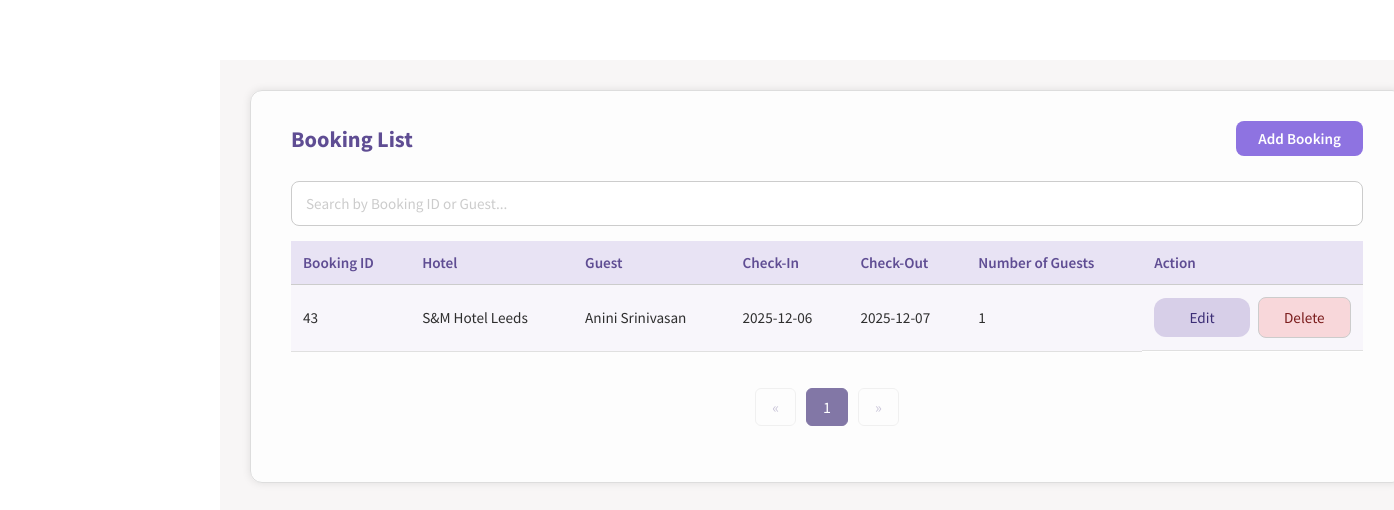
The app's page /booking.php (signed in), older data.
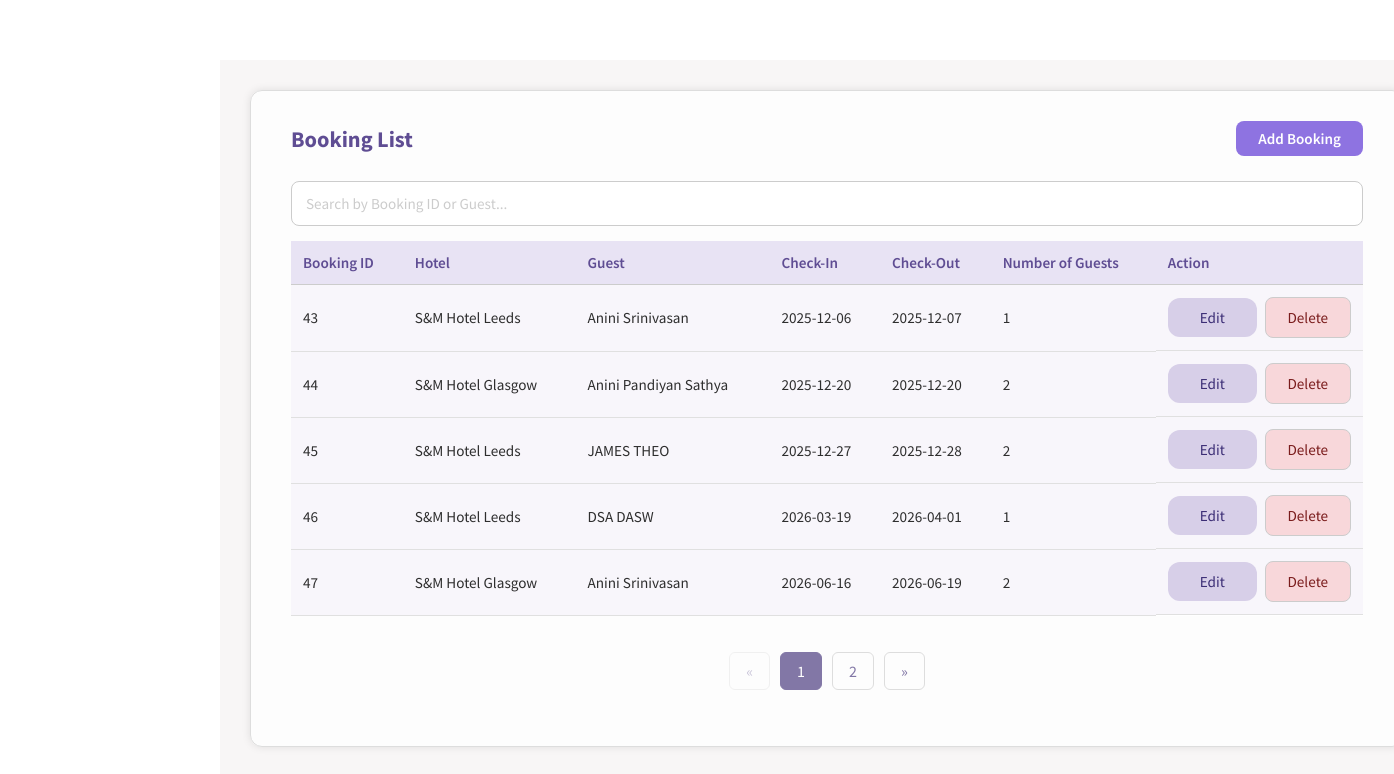
The same page, newer data.
### tables this page shows
CREATE TABLE BOOKING(
BOOKING_ID INTEGER NOT NULL PRIMARY KEY AUTOINCREMENT,
NO_OF_GUEST INTEGER NOT NULL,
DATE_IN DATE NOT NULL,
DATE_OUT DATE NOT NULL,
TIMESTAMP DATETIME NOT NULL NOT NULL DEFAULT (CURRENT_TIMESTAMP),
GUEST_ID INTEGER NOT NULL,
ROOM_ID INTEGER NOT NULL,
FOREIGN KEY (GUEST_ID) REFERENCES GUEST(GUEST_ID) ON DELETE CASCADE ON UPDATE CASCADE
FOREIGN KEY (ROOM_ID) REFERENCES ROOM(ROOM_ID) ON DELETE CASCADE ON UPDATE CASCADE
);

CREATE TABLE HOTEL(
HOTEL_ID INTEGER NOT NULL PRIMARY KEY AUTOINCREMENT,
HOTEL_NAME TEXT NOT NULL,
HOTEL_ADDRESS TEXT NOT NULL,
CITY TEXT NOT NULL,
POSTCODE TEXT NOT NULL,
HOTEL_TELNO TEXT NOT NULL UNIQUE,
HOTEL_EMAIL TEXT NOT NULL UNIQUE
);

CREATE TABLE GUEST(
GUEST_ID INTEGER NOT NULL PRIMARY KEY AUTOINCREMENT,
F_NAME TEXT NOT NULL,
M_NAME TEXT,
L_NAME TEXT NOT NULL,
GUEST_ADDRESS TEXT NOT NULL,
CITY TEXT NOT NULL,
POSTCODE TEXT NOT NULL,
GUEST_EMAIL TEXT NOT NULL UNIQUE,
GUEST_PHNO TEXT NOT NULL UNIQUE
);

### functions.php (the view, shortened to what this page needs)
<?php
function createDB()
{
    $db = new SQLite3('hotelSQL.db');
    $db->exec("PRAGMA foreign_keys = ON");
    return $db;
}
function BookingList($editingId = null, $limit = null, $offset = null)
{
    $db = createDB();
    $select_query = "SELECT * FROM BOOKING b INNER JOIN GUEST g ON (b.GUEST_ID = g.GUEST_ID) INNER JOIN ROOM r ON (b.ROOM_ID = r.ROOM_ID) INNER JOIN HOTEL h ON (r.HOTEL_ID = h.HOTEL_ID) ORDER BY BOOKING_ID ASC";
    $select_query = applyPagination($select_query, $limit, $offset);
    $result = $db->query($select_query);
    while ($row = $result->fetchArray(SQLITE3_ASSOC)) {
        if ($editingId == $row['BOOKING_ID']) {
            echo "<form method='post'><tr>";
            echo "<td>" . $row['BOOKING_ID'] . "</td>";
            echo "<input type='hidden' name='booking-id' value='" . $row['BOOKING_ID'] . "'>";
            echo "<td>";
            RoomDropdown('room-id', $row['ROOM_ID']);
            echo "</td>";
            echo "<td>";
            GuestDropdown('guest-id', $row['GUEST_ID']);
            echo "</td>";
            echo "<td>
                    <input type='date' name='date-in'
                           value='" . htmlspecialchars($row['DATE_IN']) . "'  min='" . date('Y-m-d') . "' required>
                  </td>";
            echo "<td>
                    <input type='date' name='date-out'
                           value='" . htmlspecialchars($row['DATE_OUT']) . "' min='" . date('Y-m-d') . "'required>
                  </td>";
            echo "<td>
                    <input type='number' name='num-guest'
                           value='" . htmlspecialchars($row['NO_OF_GUEST']) . "' required>
                  </td>";
            echo "<td>
                    <input type='submit' class='submit-btn' name='save' value='Save'>
                    <input type='submit' class='delete-button-in-list' name='cancel' value='Cancel'>
                  </td>";
            echo "</tr></form>";
        } else {
            echo "<form method='post'><tr>";
            echo "<td>" . $row['BOOKING_ID'] . "</td>";
            echo "<td>" . $row['HOTEL_NAME'] . "</td>";
            echo "<td>" . $row['F_NAME'] . " " . $row['L_NAME'] . "</td>";
            echo "<td>" . $row['DATE_IN'] . "</td>";
            echo "<td>" . $row['DATE_OUT'] . "</td>";
            echo "<td>" . $row['NO_OF_GUEST'] . "</td>";
            echo "<td>
                    <input type='hidden' name='booking-id' value='" . $row['BOOKING_ID'] . "'>
                    <input type='submit' class='edit-button-in-list' name='edit' value='Edit'>
                    <input type='button' class='delete-button-in-list' name='delete' value='Delete'>
                  </td>";
            echo "</tr></form>";
        }
    }
}
function applyPagination($sql, $limit, $offset)
{
    if ($limit !== null && $offset !== null) {
        $limit = (int) $limit;
        $offset = (int) $offset;
        $sql .= " LIMIT $limit OFFSET $offset";
    }
    return $sql;
}
?>

### booking.php (shortened to what this page needs)
<!DOCTYPE html>
<html lang="en">
<head>
    <link rel="stylesheet" href="style.css" />
</head>
<?php
require_once("functions.php");
$editingId = null;
$records_per_page = 5;
$current_page = isset($_GET["page"]) ? intval($_GET["page"]) : 1;
$db = createDB();
$total_query = "SELECT COUNT(*) AS total FROM BOOKING";
$total_result = $db->query($total_query);
$total_row = $total_result->fetchArray(SQLITE3_ASSOC);
$total_records = (int) ($total_row['total'] ?? 0);
$total_pages = $total_records > 0 ? (int) ceil($total_records / $records_per_page) : 1;
$offset = ($current_page - 1) * $records_per_page;
?>
<body onload="loadNavbar()">
    <div class="main_content">
        <section class="add-container">
            <div class="heading-row">
                <h2>Booking List</h2>
                <a class="add-btn" href="booking-add.php">Add Booking</a>
            </div>
            <div class="search-bar">
                <input type="text" id="searchInput" placeholder="Search by Booking ID or Guest..." autocomplete="off"
                    onkeyup="filterBookingList(this)">
            </div>
            <table class="base-table">
                <thead>
                    <tr>
                        <th>Booking ID</th>
                        <th>Hotel</th>
                        <th>Guest</th>
                        <th>Check-In</th>
                        <th>Check-Out</th>
                        <th>Number of Guests</th>
                        <th>Action</th>
                    </tr>
                </thead>
                <tbody>
                    <?php BookingList($editingId, $records_per_page, $offset); ?>
                </tbody>
            </table>
            <br />
            <ul class="pagination">
                <?php if ($current_page > 1): ?>
                    <?php $prev_page = $current_page - 1; ?>
                    <li><a href="?page=<?= $prev_page ?>">&laquo;</a></li>
                <?php else: ?>
                    <li class="disabled"><span>&laquo;</span></li>
                <?php endif; ?>
                <?php for ($i = 1; $i <= $total_pages; $i++): ?>
                    <?php if ($i == $current_page): ?>
                        <li class="active"><span><?= $i ?></span></li>
                    <?php else: ?>
                        <li><a href="?page=<?= $i ?>"><?= $i ?></a></li>
                    <?php endif; ?>
                <?php endfor; ?>
                <?php if ($current_page < $total_pages): ?>
                    <?php $next_page = $current_page + 1; ?>
                    <li><a href="?page=<?= $next_page ?>">&raquo;</a></li>
                <?php else: ?>
                    <li class="disabled"><span>&raquo;</span></li>
                <?php endif; ?>
            </ul>
        </section>
    </div>
</body>
</html>

### style.css (style rules this page uses)
html, body { margin: 0; padding: 0; box-sizing: border-box; }
*, *::before, *::after { box-sizing: inherit; }
* { font-family: "Source Sans Pro", Helvetica, sans-serif; }
input::placeholder { color: #ccc; }
.main_content { margin-top: 60px; margin-left: 220px; padding: 30px 40px 40px 30px; background: #f8f6f6; min-height: calc(100vh - 60px); color: #2e2e2e; flex: 1; width: 97%; }
.add-container h2 { color: #5f4d93; font-size: 1.4rem; font-weight: 700; margin-bottom: 20px; text-align: left; }
.add-container .search-bar { margin: 10px 0; padding: 5px 0; }
.add-container .search-bar input { display: block; width: 100%; padding: 12px 14px; border: 1px solid #ccc; }
.base-table { width: 100%; border-collapse: collapse; color: #2e2e2e; font-size: 0.95rem; background-color: #fff; }
.base-table thead { background-color: #e8e3f4; }
.base-table th { text-align: left; font-weight: 600; color: #5f4d93; padding: 12px; border-bottom: 1px solid #ccc; }
.base-table td { padding: 12px; border-bottom: 1px solid #e0e0e0; }
.base-table td:last-child { display: flex; justify-content: flex-start; align-items: center; gap: 8px; }
.base-table tr:nth-child(even) { background-color: #f8f6fb; }
.add-container { width: 90%; max-width: none; padding: 30px 40px 40px 40px; margin: 0 0 30px 0; background: rgba(255, 255, 255, 0.8); border-radius: 12px; border: 1px solid #ddd; box-shadow: 0 0 8px rgba(0, 0, 0, 0.1); }
.add-container input { padding: 10px; border: 1px solid #ccc; border-radius: 8px; font-size: 0.95rem; background-color: #fff; transition: border-color 0.3s, box-shadow 0.3s; }
.add-container td input[type="submit"] { padding: 10px 28px; border: none; border-radius: 12px; font-size: 0.95rem; font-weight: 500; cursor: pointer; }
.add-container .edit-button-in-list { background-color: #d7cfe8; color: #3b2d75; }
.add-container .delete-button-in-list { background-color: #f8d7da; color: #7a1c1c; }
.base-form input, .add-container input, .add-container select, .base-form select { width: 50%; max-width: 100%; }
.pagination { display: flex; justify-content: center; list-style-type: none; padding: 0; }
.pagination li { margin: 0 5px; }
.pagination a, .pagination span { text-decoration: none; color: #8277a6; padding: 8px 16px; border: 1px solid #ddd; border-radius: 6px; cursor: pointer; display: inline-block; }
.pagination li.active span { background-color: #8277a6; color: white; border-color: #8277a6; }
.pagination li.disabled span { opacity: 0.4; cursor: not-allowed; }
.add-btn { display: inline-block; padding: 8px 22px; background-color: #8e73e1; color: #fff; border-radius: 8px; font-weight: 600; font-size: 0.95rem; text-decoration: none; }
.heading-row { display: flex; align-items: center; justify-content: space-between; margin-bottom: 20px; }
.heading-row h2 { margin: 0; color: #5f4d93; font-size: 1.4rem; font-weight: 700; }
.edit-button-in-list, .delete-button-in-list { cursor: pointer; }

Row changes from the older to the newer data that the page shows:
added booking: BOOKING_ID "44", hotel.HOTEL_NAME "S&M Hotel Glasgow", GUEST_ID.F_NAME "Anini", GUEST_ID.L_NAME "Pandiyan Sathya", DATE_IN "2025-12-20", DATE_OUT "2025-12-20", NO_OF_GUEST "2"
added booking: BOOKING_ID "45", hotel.HOTEL_NAME "S&M Hotel Leeds", GUEST_ID.F_NAME "JAMES", GUEST_ID.L_NAME "THEO", DATE_IN "2025-12-27", DATE_OUT "2025-12-28", NO_OF_GUEST "2"
added booking: BOOKING_ID "46", hotel.HOTEL_NAME "S&M Hotel Leeds", GUEST_ID.F_NAME "DSA", GUEST_ID.L_NAME "DASW", DATE_IN "2026-03-19", DATE_OUT "2026-04-01", NO_OF_GUEST "1"
added booking: BOOKING_ID "47", hotel.HOTEL_NAME "S&M Hotel Glasgow", GUEST_ID.F_NAME "Anini", GUEST_ID.L_NAME "Srinivasan", DATE_IN "2026-06-16", DATE_OUT "2026-06-19", NO_OF_GUEST "2"
Text that changed along with them:
new list line: "2"
